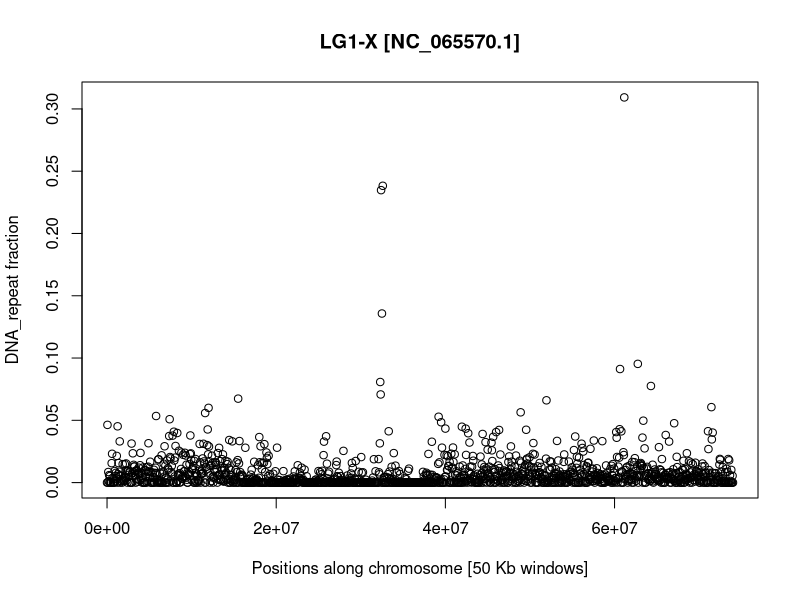
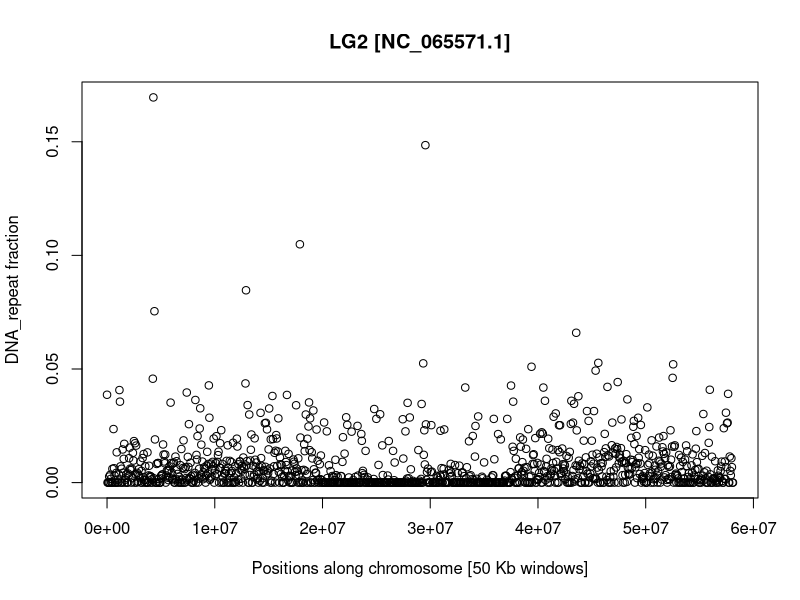
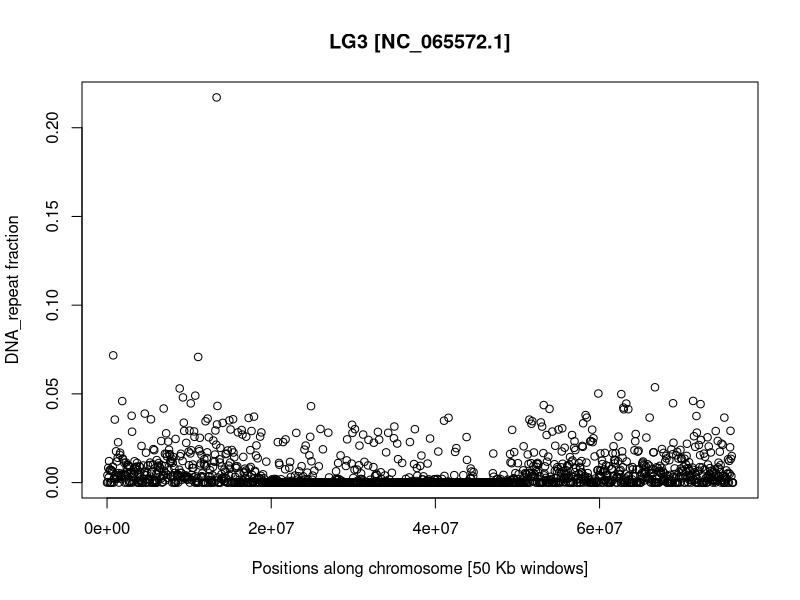
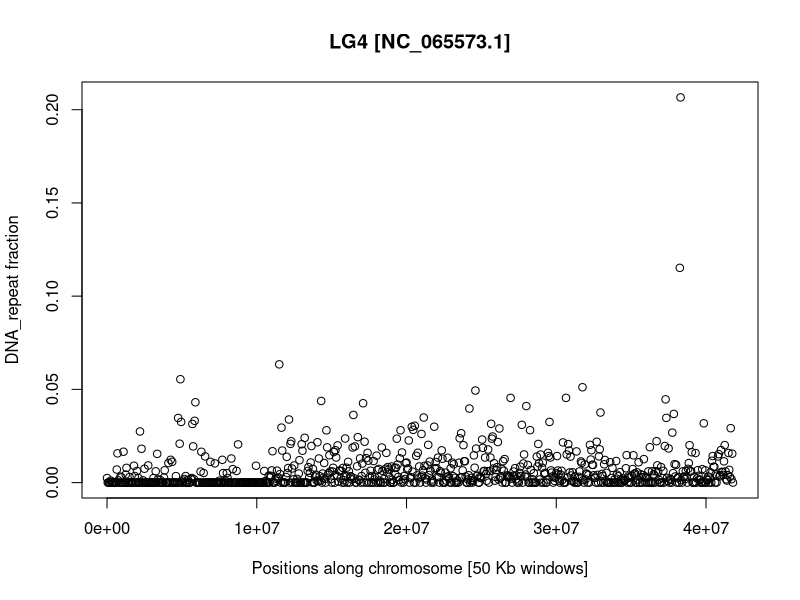
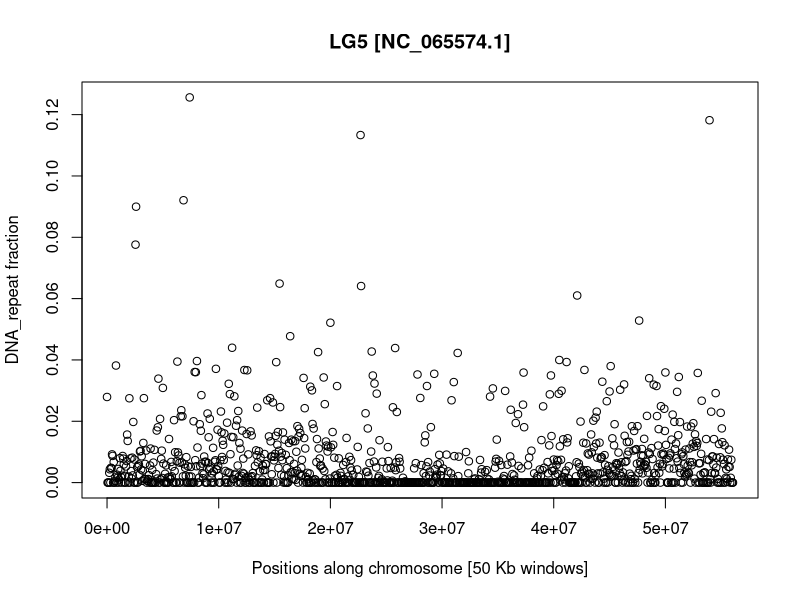
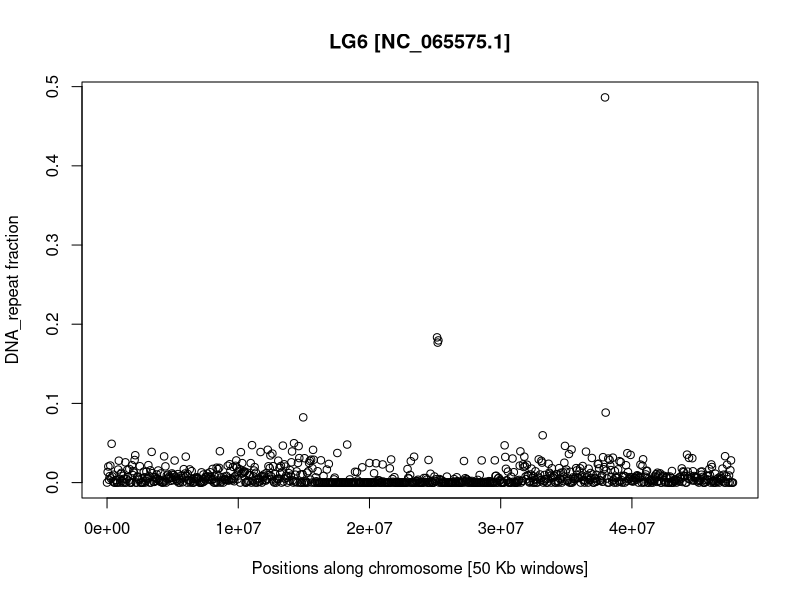
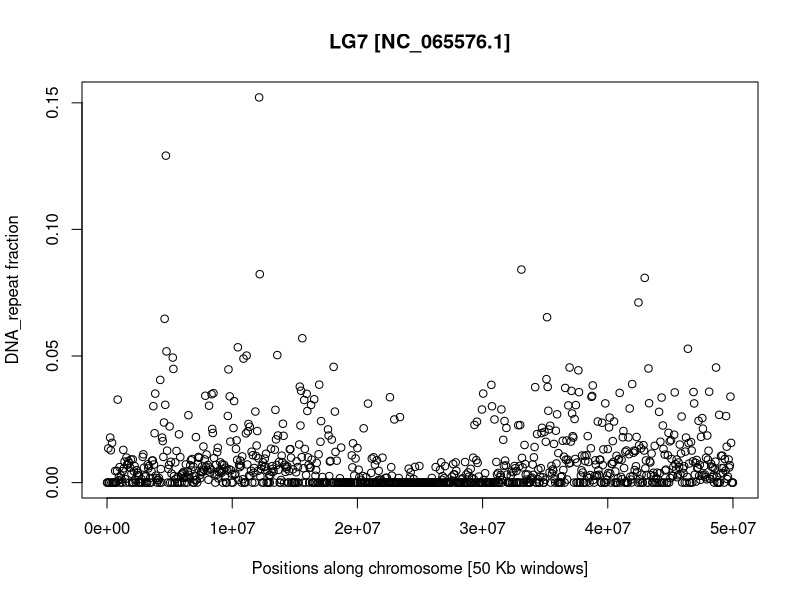
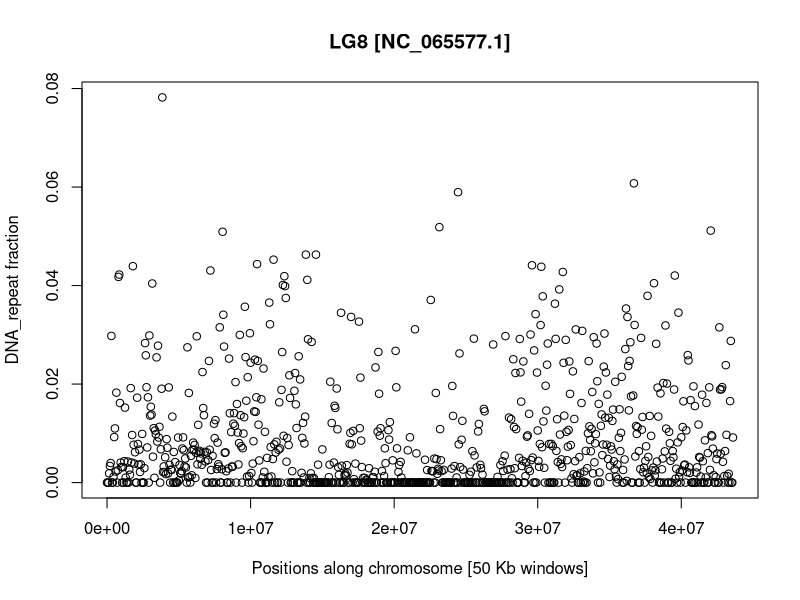

Source code (R) for these figures, in order:
read.table(file="All_DNA_repeats_coverage.txt",header=F)->M

pdf("LG1_X_DNA_repeat_content.pdf",width=20)
plot(M$V2[M$V1=="NC_065570.1"],M$V7[M$V1=="NC_065570.1"],ylab="DNA_repeat fraction",xlab="Positions along chromosome [50 Kb windows]",main="LG1-X [NC_065570.1]")
dev.off()

pdf("LG2_A_DNA_repeat_content.pdf",width=20)
plot(M$V2[M$V1=="NC_065571.1"],M$V7[M$V1=="NC_065571.1"],ylab="DNA_repeat fraction",xlab="Positions along chromosome [50 Kb windows]",main="LG2 [NC_065571.1]")
dev.off()

pdf("LG3_A_DNA_repeat_content.pdf",width=20)
plot(M$V2[M$V1=="NC_065572.1"],M$V7[M$V1=="NC_065572.1"],ylab="DNA_repeat fraction",xlab="Positions along chromosome [50 Kb windows]",main="LG3 [NC_065572.1]")
dev.off()

pdf("LG4_A_DNA_repeat_content.pdf",width=20)
plot(M$V2[M$V1=="NC_065573.1"],M$V7[M$V1=="NC_065573.1"],ylab="DNA_repeat fraction",xlab="Positions along chromosome [50 Kb windows]",main="LG4 [NC_065573.1]")
dev.off()

pdf("LG5_A_DNA_repeat_content.pdf",width=20)
plot(M$V2[M$V1=="NC_065574.1"],M$V7[M$V1=="NC_065574.1"],ylab="DNA_repeat fraction",xlab="Positions along chromosome [50 Kb windows]",main="LG5 [NC_065574.1]")
dev.off()

pdf("LG6_A_DNA_repeat_content.pdf",width=20)
plot(M$V2[M$V1=="NC_065575.1"],M$V7[M$V1=="NC_065575.1"],ylab="DNA_repeat fraction",xlab="Positions along chromosome [50 Kb windows]",main="LG6 [NC_065575.1]")
dev.off()

pdf("LG7_A_DNA_repeat_content.pdf",width=20)
plot(M$V2[M$V1=="NC_065576.1"],M$V7[M$V1=="NC_065576.1"],ylab="DNA_repeat fraction",xlab="Positions along chromosome [50 Kb windows]",main="LG7 [NC_065576.1]")
dev.off()

pdf("LG8_A_DNA_repeat_content.pdf",width=20)
plot(M$V2[M$V1=="NC_065577.1"],M$V7[M$V1=="NC_065577.1"],ylab="DNA_repeat fraction",xlab="Positions along chromosome [50 Kb windows]",main="LG8 [NC_065577.1]")
dev.off()
